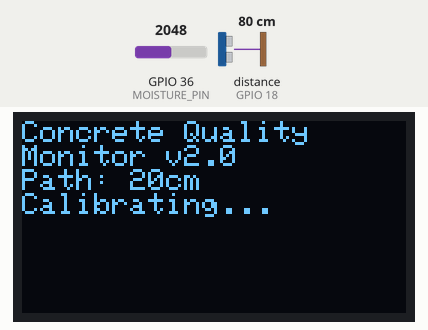
Recording of a sketch running on a simulated ESP32. Shown: 128×64 one-colour display. Wiring (inferred from the names in the program): ultrasonic range finder: trigger GPIO 5; echo GPIO 18. The inputs (shaded band) are chosen by the test bench; at power-on: GPIO 36 (MOISTURE_PIN) = 2048, distance to the obstacle (sensor on GPIO 18) 80 cm. The echo pulse lasts 58.3 µs per cm; what the sketch prints to the serial monitor is not drawn.

Above: at 1.1 s.
At 4.2 s:
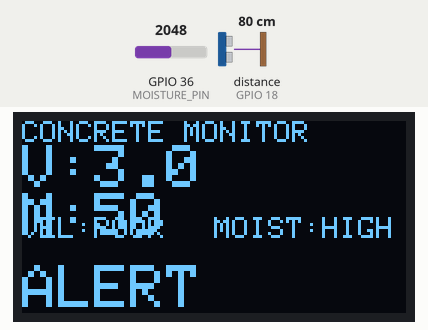
4.3 s: GPIO 36 (MOISTURE_PIN) set to 1960
At 6.2 s:
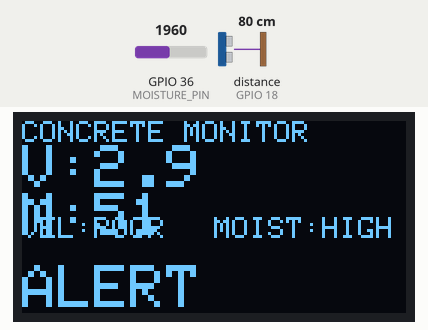
7.3 s: GPIO 36 (MOISTURE_PIN) set to 1228
At 9.6 s:
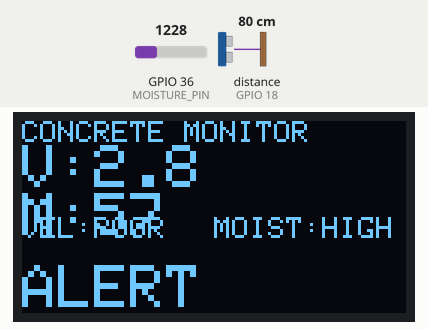
9.9 s: GPIO 36 (MOISTURE_PIN) set to 491
At 11.8 s:
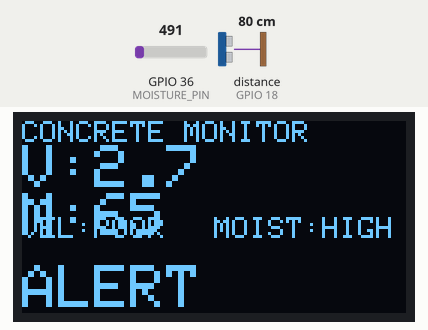
Timing chart, 0 to 13.3 s (numbered marks = the images above; inputs shaded):
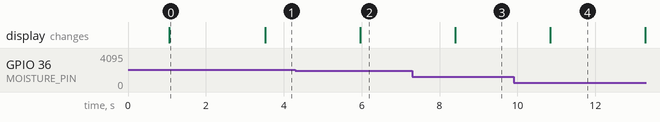

The sketch:

sketch_feb_hackanovation_day2.ino
```cpp
#include <Wire.h>
#include <Adafruit_GFX.h>
#include <Adafruit_SSD1306.h>

// PIN DEFINITIONS (ESP32-WROVER Safe)
#define TRIG_PIN    5    // GPIO5 - Ultrasonic Trigger
#define ECHO_PIN    18   // GPIO18 - Ultrasonic Echo
#define MOISTURE_PIN 36  // GPIO36 (VP) - ADC1_CH0, soil moisture analog
#define SDA_PIN     21   // I2C SDA
#define SCL_PIN     22   // I2C SCL

// OLED Display
#define SCREEN_WIDTH 128
#define SCREEN_HEIGHT 64
#define OLED_ADDR 0x3C
Adafruit_SSD1306 display(SCREEN_WIDTH, SCREEN_HEIGHT, &Wire, -1);

// MEASUREMENT PARAMETERS - CALIBRATE THESE FOR YOUR SAMPLES!
const float PATH_LENGTH_CM = 20.0;        // Concrete test path length (measure exactly!)
const float GOOD_VELOCITY_MIN = 3500;     // m/s threshold (good concrete)
const float MOISTURE_MAX_GOOD = 25.0;     // % max moisture for good mix
const int NUM_READINGS = 5;               // Buffer size for averaging

// Buffers for averaging
float velocityBuffer[NUM_READINGS];
float moistureBuffer[NUM_READINGS];
int bufferIndex = 0;
unsigned long lastMeasurement = 0;

// EMA smoothing variables
float lastVelocity = 3500.0;

void setup() {
  Serial.begin(115200);
  delay(1000);

  // Pin initialization
  pinMode(TRIG_PIN, OUTPUT);
  pinMode(ECHO_PIN, INPUT);

  // I2C pins
  Wire.begin(SDA_PIN, SCL_PIN);

  // OLED initialization
  if (!display.begin(SSD1306_SWITCHCAPVCC, OLED_ADDR)) {
    Serial.println("OLED init failed!");
    while (1);
  }

  display.clearDisplay();
  display.setTextSize(1);
  display.setTextColor(SSD1306_WHITE);
  display.setCursor(0, 0);
  display.println("Concrete Quality");
  display.println("Monitor v2.0");
  display.printf("Path: %.0fcm\n", PATH_LENGTH_CM);
  display.printf("Calibrating...\n");
  display.display();
  delay(2000);

  Serial.println("=== Concrete Quality Monitor v2.0 Started ===");
  Serial.printf("Path Length: %.1f cm\n", PATH_LENGTH_CM);
  Serial.printf("Good Velocity: >%.0f m/s\n", GOOD_VELOCITY_MIN);
  Serial.printf("Max Moisture: <%.1f%%\n", MOISTURE_MAX_GOOD);
  Serial.println("Enhanced noise filtering: Median + EMA\n");
}

void loop() {
  if (millis() - lastMeasurement > 2000) {  // Measure every 2 seconds
    takeMeasurement();
    lastMeasurement = millis();
  }

  updateDisplay();
  delay(100);
}

void takeMeasurement() {
  // Ultrasonic Pulse Velocity with advanced noise filtering
  float velocity = readUltrasonicVelocity();
  velocityBuffer[bufferIndex] = velocity;

  // Moisture content
  float moisture = readMoisture();
  moistureBuffer[bufferIndex] = moisture;

  bufferIndex = (bufferIndex + 1) % NUM_READINGS;

  // Calculate averages
  float avgVelocity = calculateAverage(velocityBuffer, NUM_READINGS);
  float avgMoisture = calculateAverage(moistureBuffer, NUM_READINGS);

  // Status determination
  bool velocityGood = (avgVelocity >= GOOD_VELOCITY_MIN);
  bool moistureGood = (avgMoisture <= MOISTURE_MAX_GOOD);
  bool overallGood = velocityGood && moistureGood;

  // Detailed serial logging
  Serial.printf("[T+%.1fs] VEL: %.0f m/s (%.2f km/s) %s\n",
                millis()/1000.0, avgVelocity, avgVelocity/1000.0,
                velocityGood ? "✓ GOOD" : "✗ LOW");
  Serial.printf("[T+%.1fs] MOIST: %.1f%% %s\n",
                millis()/1000.0, avgMoisture,
                moistureGood ? "✓ OK" : "✗ HIGH");
  Serial.printf("[T+%.1fs] STATUS: %s\n\n",
                millis()/1000.0, overallGood ? "✓ GOOD CONCRETE" : "✗ DEFECT DETECTED");
}

float readUltrasonicVelocity() {
  const int FILTER_SIZE = 5;
  long readings[FILTER_SIZE];

  // Take 5 rapid readings for median filtering
  for (int i = 0; i < FILTER_SIZE; i++) {
    // Clean trigger pulse
    digitalWrite(TRIG_PIN, LOW);
    delayMicroseconds(2);
    digitalWrite(TRIG_PIN, HIGH);
    delayMicroseconds(10);
    digitalWrite(TRIG_PIN, LOW);

    // Read echo with timeout
    long duration = pulseIn(ECHO_PIN, HIGH, 30000);

    // Range rejection (reject impossible readings)
    if (duration > 100 && duration < 25000) {
      readings[i] = duration;
    } else {
      readings[i] = 0;  // Mark as invalid
    }
    delay(60);  // Prevent interference
  }

  // Median filter - sort and take middle value
  for (int i = 0; i < FILTER_SIZE - 1; i++) {
    for (int j = 0; j < FILTER_SIZE - i - 1; j++) {
      if (readings[j] > readings[j + 1]) {
        long temp = readings[j];
        readings[j] = readings[j + 1];
        readings[j + 1] = temp;
      }
    }
  }

  long medianDuration = readings[FILTER_SIZE / 2];
  if (medianDuration == 0) return lastVelocity;  // Use last good reading

  // Calculate velocity: distance / time
  float duration_ms = medianDuration / 1000.0;
  float rawVelocity = (PATH_LENGTH_CM / 100.0) / (duration_ms / 1000.0);

  // Constrain to realistic range
  rawVelocity = constrain(rawVelocity, 2000, 5000);

  // Exponential Moving Average (EMA) for smooth trends
  float filteredVelocity = 0.7 * lastVelocity + 0.3 * rawVelocity;
  lastVelocity = filteredVelocity;

  return filteredVelocity;
}

float readMoisture() {
  long totalADC = 0;

  // 10x averaging for stable moisture reading
  for (int i = 0; i < 10; i++) {
    totalADC += analogRead(MOISTURE_PIN);
    delay(10);
  }

  float avgADC = totalADC / 10.0;
  float moisturePercent = 100.0 - (avgADC / 4095.0 * 100.0);

  // Clamp to valid range
  return constrain(moisturePercent, 0, 100);
}

float calculateAverage(float* buffer, int size) {
  float sum = 0;
  int validCount = 0;

  for (int i = 0; i < size; i++) {
    if (buffer[i] > 0) {
      sum += buffer[i];
      validCount++;
    }
  }

  return validCount > 0 ? sum / validCount : 0;
}

void updateDisplay() {
  // Current averages for display
  float avgVel = calculateAverage(velocityBuffer, NUM_READINGS);
  float avgMoist = calculateAverage(moistureBuffer, NUM_READINGS);

  bool velGood = avgVel >= GOOD_VELOCITY_MIN;
  bool moistGood = avgMoist <= MOISTURE_MAX_GOOD;

  display.clearDisplay();
  display.setCursor(0, 0);

  // Header
  display.setTextSize(1);
  display.println("CONCRETE MONITOR");

  // Big measurement numbers
  display.setTextSize(2);
  display.printf("V:%.1f\n", avgVel/1000);  // km/s
  display.printf("M:%.0f\n", avgMoist);     // %

  // Status indicators
  display.setTextSize(1);
  display.setCursor(0, 32);
  display.print(velGood ? "VEL:GOOD " : "VEL:POOR");
  display.setCursor(64, 32);
  display.print(moistGood ? "MOIST:OK" : "MOIST:HIGH");

  // Overall verdict
  display.setTextSize(2);
  display.setCursor(0, 48);
  if (velGood && moistGood) {
    display.print("GOOD");
  } else {
    display.print("ALERT");
  }

  display.display();
}
```

Measured:
- after the input at 4.3 s, the display: changes after 1.7 s (image 2)
- after the input at 7.3 s, the display: changes after 1.1 s (image 3)
- what the display in image 0 shows lasts 2.4 s, from 1.1 s to 3.5 s
